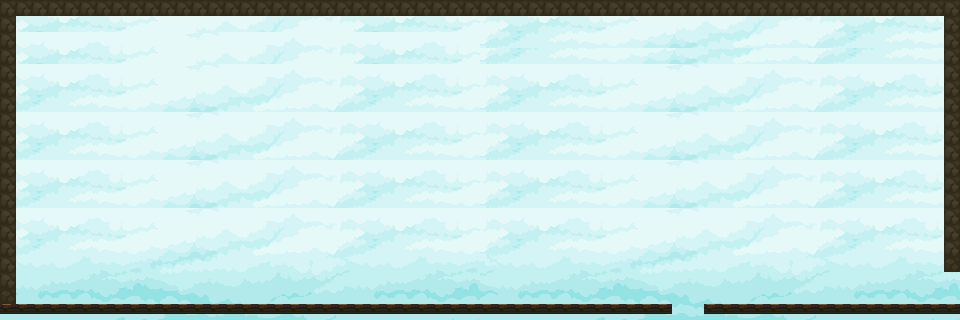

This game map was drawn from its Tiled (.tmx) file and the tilesets committed beside it. A one-line description and the trimmed map source follow:
An orthogonal 60x20 tile map with 16x16 px tiles, 2 tile layers (background, texture), 2 tilesets and 10 objects.

<map version="1.10" tiledversion="1.10.2" orientation="orthogonal" renderorder="right-down" width="60" height="20" tilewidth="16" tileheight="16" infinite="0" nextlayerid="7" nextobjectid="14">
 <tileset firstgid="1" source="Background.tsx" />
 <tileset firstgid="511" source="Tiles.tsx" />
 <layer id="1" name="background" width="60" height="20">
  <data>[1200 cells, 1200 non-empty, 210 distinct tile ids]</data>
 </layer>
 <layer id="2" name="texture" width="60" height="20">
  <data>[1200 cells, 152 non-empty, 3 distinct tile ids]</data>
 </layer>
 <objectgroup id="3" name="suelo">
  <object id="1" x="704" y="304" width="256" height="16" />
  <object id="2" x="0" y="304" width="672" height="16" />
  <object id="3" x="0" y="0" width="16" height="304" />
  <object id="4" x="16" y="0" width="944" height="16" />
  <object id="5" x="944" y="16" width="16" height="256" />
 </objectgroup>
 <objectgroup id="4" name="salidas">
  <object id="6" x="672" y="304" width="32" height="16">
   <properties>
    <property name="salida" type="int" value="0" />
   </properties>
  </object>
  <object id="7" x="944" y="272" width="16" height="32">
   <properties>
    <property name="salida" type="int" value="3" />
   </properties>
  </object>
 </objectgroup>
 <objectgroup id="6" name="enemigos">
  <object id="11" x="738.93" y="277.772" width="16" height="16">
   <properties>
    <property name="enemigo" value="caballero" />
   </properties>
  </object>
  <object id="12" x="787.43" y="276.772" width="16" height="16">
   <properties>
    <property name="enemigo" value="caballero" />
   </properties>
  </object>
  <object id="13" x="851.18" y="277.272" width="16" height="16">
   <properties>
    <property name="enemigo" value="skeleton" />
   </properties>
  </object>
 </objectgroup>
</map>
